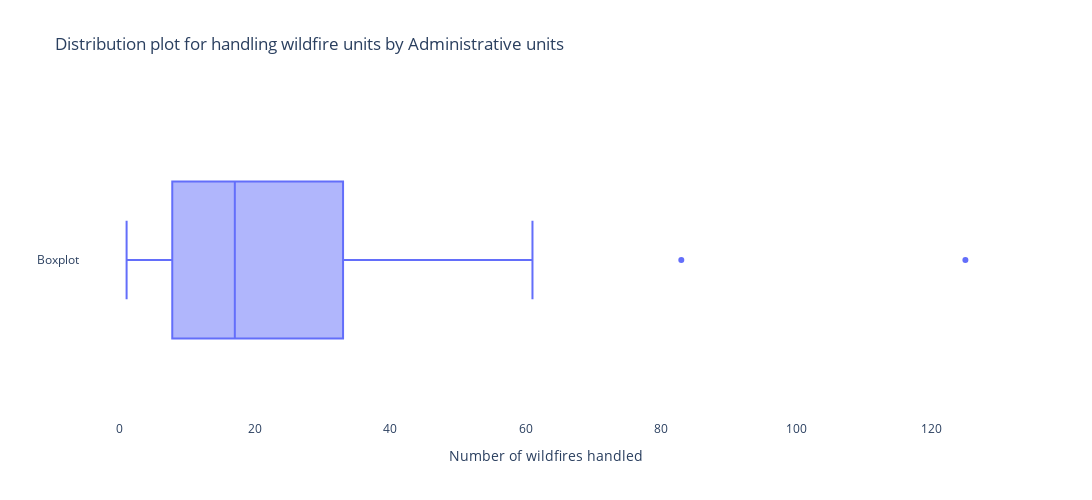

Source (notebook cell):
### Code cell
fig4 = make_subplots(rows=1, cols=1)
fig4.add_trace(
    go.Box(
        x=admin_counts,
        name="Boxplot",
        boxpoints="outliers",
        orientation='h'
    ),
    row=1, col=1
)
fig4.update_layout(
    title_text="Distribution plot for handling wildfire units by Administrative units",
    width=1200,
    height=500,
    showlegend=False,
    plot_bgcolor='white'
)
fig4.update_xaxes(title_text="Number of wildfires handled", row=1, col=1)
fig4.show()

### Figure 1 — Plotly figure (JSON) as saved in the notebook; plotly's stock layout.template omitted (floating-point values rounded to 4 significant figures)
{"data": [{"boxpoints": "outliers", "name": "Boxplot", "orientation": "h", "type": "box", "x": [125, 83, 61, 59, 58, 55, 52, 52, 50, 46, 43, 42, 40, 34, 33, 33, 31, 31, 28, 27, 25, 25, 24, 23, 23, 22, 22, 20, 20, 17, 17, 17, 16, 16, 15, 13, 13, 12, 11, 11, 11, 10, 10, 10, 7, 6, 6, 5, 5, 5, 4, 4, 3, 3, 2, 2, 2, 1, 1], "xaxis": "x", "yaxis": "y"}], "layout": {"height": 500, "plot_bgcolor": "white", "showlegend": false, "title": {"text": "Distribution plot for handling wildfire units by Administrative units"}, "width": 1200, "xaxis": {"anchor": "y", "domain": [0, 1], "title": {"text": "Number of wildfires handled"}}, "yaxis": {"anchor": "x", "domain": [0, 1]}}}
